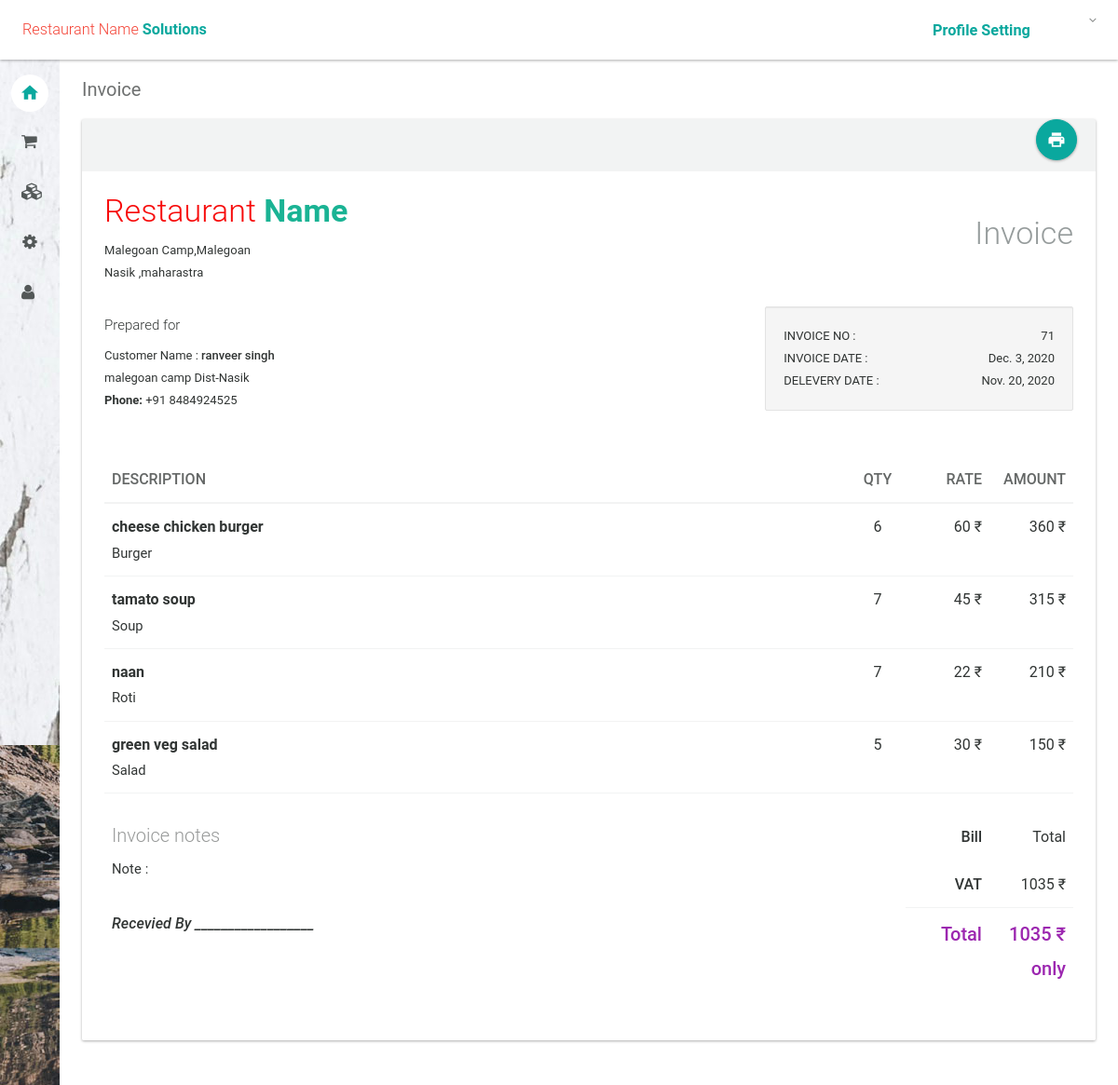
/CustomerAndDish/print/71/ (signed in), run on the app's committed database.
### CustomerAndDish/models.py (models this page shows, shortened)
class Customer(models.Model):
    cust_id = models.AutoField(primary_key=True)
    table = models.CharField(max_length=255, blank=True, verbose_name='Table No.', null=True)
    name = models.CharField(max_length=200)
    phone = models.CharField(max_length=20,blank=True)
    address = models.TextField(blank=True)
    date = models.DateField(blank=True)
    time_in = models.TimeField(blank=True)
    payment_option = models.CharField(max_length=50) # Post pay / Pre Pay
    order_type = models.CharField(max_length=50)  #Dine In / Take Away
    order_status = models.CharField(max_length=50)
    order_total = models.IntegerField(blank=True) #Total bill
    no_of_people = models.IntegerField(blank=True)

class Customer_Dish(models.Model): #Invoice
    class Meta:
        unique_together = (('cust_id', 'dish_id'),)
    cust_id = models.ForeignKey(Customer,on_delete=models.CASCADE)
    dish_id =  models.ForeignKey(Dish,on_delete=models.CASCADE)
    quantity = models.IntegerField()
    dish_price = models.IntegerField()
    dish_row_total = models.IntegerField() #quantity * dishPrice

class Dish(models.Model):
    dish_id = models.AutoField(primary_key=True)
    def_dish_id = models.ForeignKey(DefaultDish,on_delete=models.CASCADE,default="")
    dish_name = models.CharField(max_length=50,default=def_dish_id)
    category = models.CharField(max_length=50,default='--')
    subcategory = models.CharField(max_length=50,default='--')
    active = models.CharField(max_length=50,default=1)
    date_created = models.DateField(default=datetime.now, blank=True)
    price = models.IntegerField()

### CustomerAndDish/views.py (the view)
# urls.py: url(r'^print/(?P<cust_id>\d+)/$', views.Print_Order, name='printOrder'),
@login_required
def Print_Order(request,cust_id):
    cust_dishes = Customer_Dish.objects.filter(cust_id=cust_id)
    customer = Customer.objects.get(cust_id=cust_id)
    table_obj = TableInfo.objects.get(table_n=customer.table)
    customer.order_status = 'Paid'
    table_obj.is_close = 0
    customer.save()
    table_obj.save()
    return render(request,'CustomerAndDish/print_order.html', {'cust_dishes':cust_dishes, 'customer':customer})

### CustomerAndDish/templates/CustomerAndDish/print_order.html (shortened to what this page needs)
{% extends 'layout.html' %}
{% load static %}
{% block body %}
                <section>
                    <div class="section-header">
						<ol class="breadcrumb">
							<li class="active">Invoice</li>
						</ol>
					</div>
					<div class="section-body">
                        <div class="row">
							<div class="col-lg-12">
								<div class="card card-printable style-default-light">
									<div class="card-head">
										<div class="tools">
											<div class="btn-group">
												<a class="btn btn-floating-action btn-primary" href="javascript:void(0);" onclick="javascript:window.print();"><i class="md md-print"></i></a>
											</div>
										</div>
									</div>
									<div class="card-body style-default-bright" id="print">
										<div class="row">
											<div class="col-xs-8">
												<h1 class="text-light" style="margin-top: 0px; color: #f70b0b">Restaurant <strong class="text-accent-dark" style="color: #1ab394">Name</strong></h1>
												<p>Malegoan Camp,Malegoan<br>Nasik ,maharastra</p>
											</div>
											<div class="col-xs-4 text-right">
												<h1 class="text-light text-default-light">Invoice</h1>
											</div>
										</div>
										<br/>
										<div class="row">
											<div class="col-xs-8">
												<h4 class="text-light">Prepared for</h4>
												<address>
													Customer Name : <strong>{{ customer.name }}</strong><br>
													{{ customer.address }}<br>
													<b>Phone:</b> {{ customer.phone }}
												</address>
											</div>
											<div class="col-xs-4">
												<div class="well">
													<div class="clearfix">
														<div class="pull-left"> INVOICE NO : </div>
														<div class="pull-right"> {{ customer.cust_id }} </div>
													</div>
													<div class="clearfix">
														<div class="pull-left"> INVOICE DATE : </div>
														<div class="pull-right" id="currDate">   </div>
													</div>
													<div class="clearfix">
														<div class="pull-left"> DELEVERY DATE : </div>
														<div class="pull-right"> {{ customer.date }} </div>
													</div>
												</div>
											</div>
										</div>
										<br/>
										<div class="row">
											<div class="col-md-12">
												<table class="table">
													<thead>
														<tr>
															<th class="text-left">DESCRIPTION</th>
															<th style="width:60px" class="text-center">QTY</th>
                                                            <th style="width:90px" class="text-right">RATE</th>
															<th style="width:90px" class="text-right">AMOUNT</th>
														</tr>
													</thead>
													<tbody>
														{% for cust_dish in cust_dishes %}
														<tr>
															<td> <b>{{ cust_dish.dish_id.dish_name }}</b> <br><small>{{ cust_dish.dish_id.subcategory}}</small></td>
															<td class="text-center">{{ cust_dish.quantity }}</td>
															<td class="text-right">{{ cust_dish.dish_id.price }} &#x20B9;</td>
															<td class="text-right">{% widthratio cust_dish.dish_price 1 cust_dish.quantity  %}  &#x20B9;</td>
														</tr>
														{% endfor %}
														<tr>
															<td colspan="2" rowspan="4">
																<h3 class="text-light opacity-50">Invoice notes</h3>
																<p><small>Note :</small></p><br><br>
																<p><strong><em>Recevied By __________________</em></strong></p>
															</td>
															<td class="text-right"><strong>Bill</strong></td>
															<td class="text-right">Total </td>
														</tr>
														<tr>
															<td class="text-right hidden-border"><strong>VAT</strong></td>
															<td class="text-right hidden-border">{{ customer.order_total }} &#x20B9; </td>
														</tr>
														<tr>
															<td class="text-right"><strong class="text-lg text-accent">Total</strong></td>
															<td class="text-right"><strong class="text-lg text-accent">{{ customer.order_total }} &#x20B9; only</strong></td>
														</tr>
													</tbody>
												</table>
											</div>
										</div>
									</div>
								</div>
							</div>
						</div>
					</div>
                </section>
{% endblock %}

### static/css/style_change.css (style rules this page uses)
p { display: inline-block; vertical-align: top; margin: 0; }

### data on the page
Customer: name "ranveer singh", address "malegoan camp Dist-Nasik", phone "+91 8484924525", cust_id "71", date "Nov. 20, 2020", order_total "1035"
Customer_Dish: dish_id.dish_name "cheese chicken burger", dish_id.subcategory "Burger", quantity "6", dish_id.price "60", dish_price+quantity "360"
Customer_Dish: dish_id.dish_name "tamato soup", dish_id.subcategory "Soup", quantity "7", dish_id.price "45", dish_price+quantity "315"
Customer_Dish: dish_id.dish_name "naan", dish_id.subcategory "Roti", quantity "7", dish_id.price "22", dish_price+quantity "210"
Customer_Dish: dish_id.dish_name "green veg salad", dish_id.subcategory "Salad", quantity "5", dish_id.price "30", dish_price+quantity "150"
